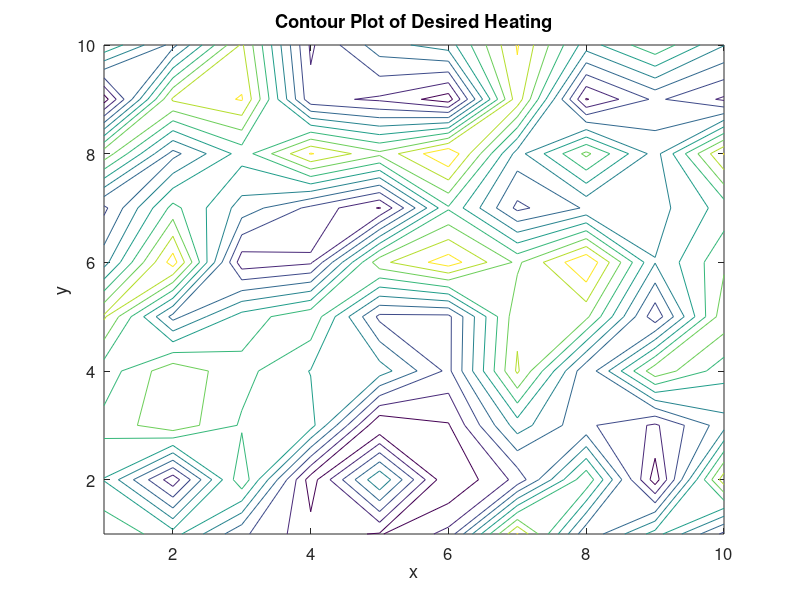

MATLAB code for this plot: (Note: this script raises an error after producing the figure.)
%% Getting XY Data from a solution
voltage = 115;

%% The number of squares along one edge
sizeSquare = 10;

%% Tolerance for iteration termination
tolerance = 1e-9;

%% Initial thickness guess, (uniform)
i_thickness = ones(sizeSquare, sizeSquare);

%% Desired surcace heating of the global window in matrix form
% load('actual_watt_density_global.mat');
% qjDes = actual_watt_density_global./0.0254^2;
qjDes = randi(25,sizeSquare);

figure(1);
contour(qjDes);
set(gca, 'FontSize', 12);
xlabel('x');
ylabel('y');
title('Contour Plot of Desired Heating');
contourcbar;


figure(2);
image(i_thickness);
set(gca, 'FontSize', 12);
xlabel('x');
ylabel('y');
title('Contour Plot of Initial Thickness');


%% Initial call to jouleHeater to get a matrix of thicknesses and surface joule heating
[out_thickness, qj] = jouleHeater(sizeSquare,voltage, i_thickness, qjDes);
fprintf('The watt density is \n');
disp(qj)

figure(3);
contour(out_thickness);
set(gca, 'FontSize', 12);
xlabel('x');
ylabel('y');
title('Contour Plot of Iteration 1 Thickness Profile');
contourcbar;


%% Initial error calculation
err = abs(sum(sum(out_thickness - i_thickness)));
fprintf('The applied voltage is %d V \n', voltage)
fprintf('The desired watt density is \n')
disp(qjDes)

i = 0;

%% Iterations terminate if error drops below tolerance
while(err > tolerance)
   % count iterations
   i = i + 1;
   
   % update input thickness to be previous iterations output thickness
   i_thickness = out_thickness;
   
   % call to jouleHeater to solve for new thicknesses
   [out_thickness, qj] = jouleHeater(sizeSquare,voltage, i_thickness, qjDes);
   
   % recalculate the error between thickness iterations currently looking 
   % at the sum of all the entries in the matrix as our metric
   err = abs(sum(sum(out_thickness - i_thickness)));
   fprintf('Iteration %d \n', i);
   fprintf('This is the error %d\n', err);
   fprintf('The thickness is \n');
   disp(out_thickness);
   fprintf('The watt density is \n');
   disp(qj)
end
